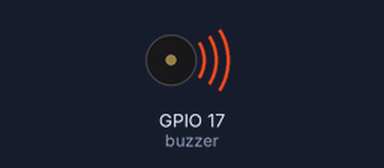
Recording of a program running on a simulated Raspberry Pi (BCM pin numbers). On the bench: buzzer (waves = sounding, pin HIGH).

Above: at 0.2 s.
Timing chart, 0 to 3.5 s (numbered marks = the images above):
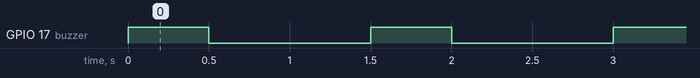

Measured:
- by itself, GPIO 17 (buzzer): alternates HIGH for 0.50 s and LOW for 1.0 s

The program:

buzzer.py
```python
from gpiozero import Buzzer
from time import sleep

# El buzzer empleado debe ser activo para que pite


buzzer = Buzzer(17)

while True:
    buzzer.on()
    sleep(0.5)
    buzzer.off()
    sleep(1)
```
